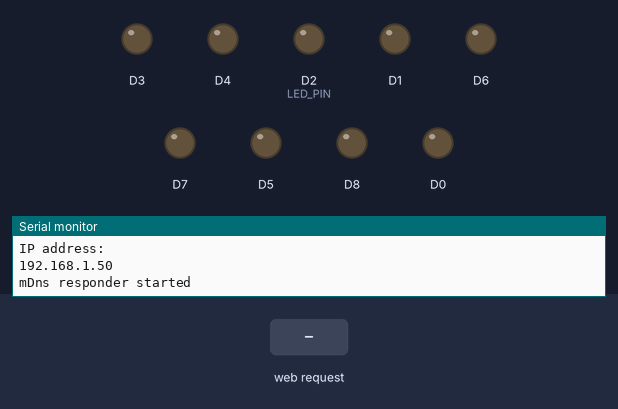
The sketch below on a simulated ESP8266 (NodeMCU). Parts: output pins drawn as LEDs (lit = HIGH), the last lines printed to the serial monitor. The inputs (shaded band) are chosen by the test bench. WiFi joins after 1.5 s; servers stay silent unless stated.

Above: at 7.7 s.
7.8 s: HTTP request GET /led0/1 received
At 8.2 s:
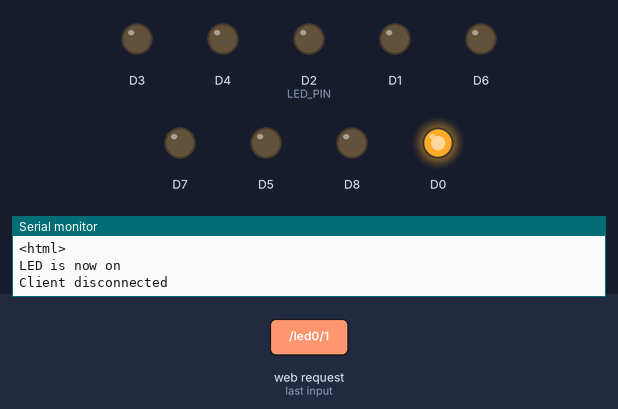
9.3 s: HTTP request GET /led1/1 received
At 10.4 s:
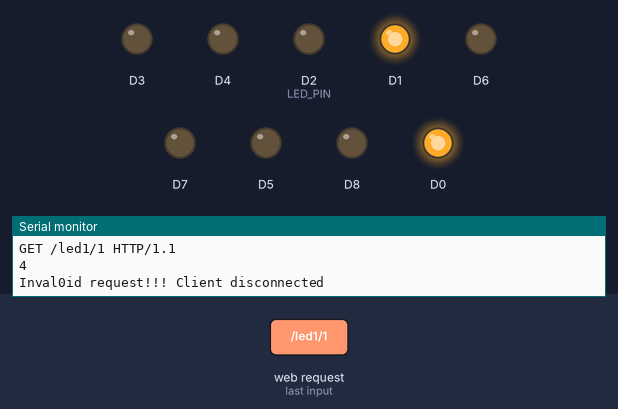
10.8 s: HTTP request GET /led0/0 received
At 11.6 s:
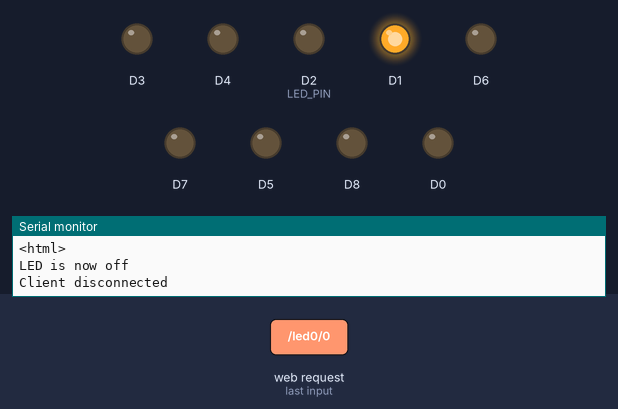
12.3 s: HTTP request GET /led2/1 received
At 12.7 s:
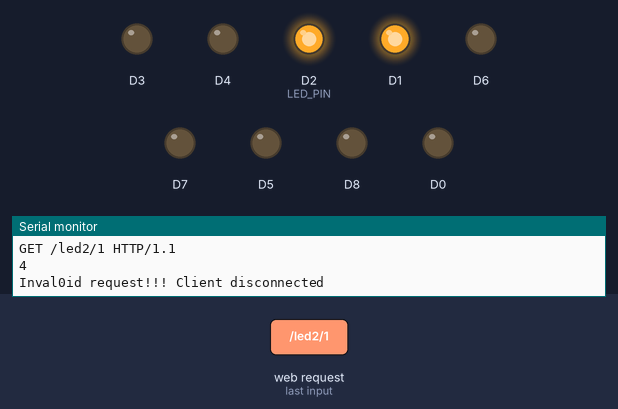
13.8 s: HTTP request GET /led3/1 received
At 15.0 s:
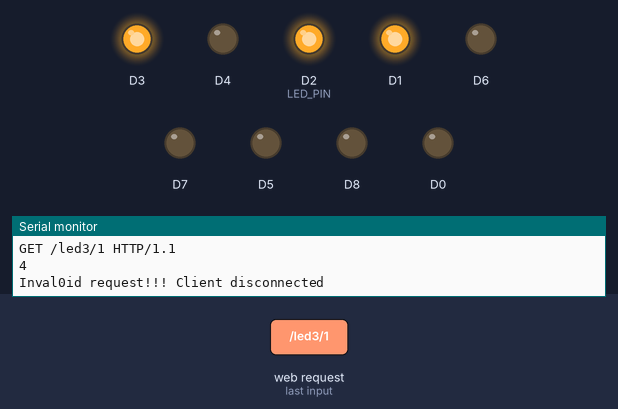
15.3 s: HTTP request GET /led1/0 received
At 16.2 s:
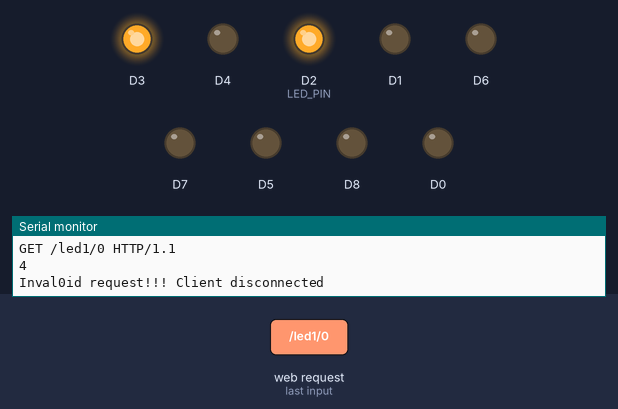
Timing chart, 0 to 17.8 s (numbered marks = the images above; inputs shaded):
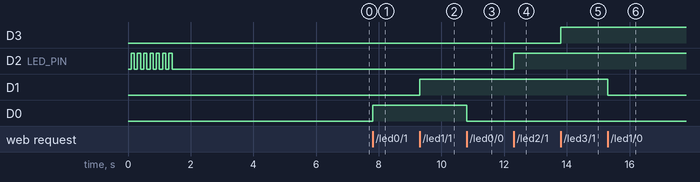

Measured:
- after the input at 7.8 s, D0: LOW → HIGH at once
- after the input at 9.3 s, D1: LOW → HIGH at once
- after the input at 10.8 s, D0: HIGH → LOW at once
- after the input at 12.3 s, D2 (LED_PIN): LOW → HIGH at once
- after the input at 13.8 s, D3: LOW → HIGH at once
- after the input at 15.3 s, D1: HIGH → LOW at once

The sketch:

ESP8266LEDcontrolOnly3.ino
```cpp
#include <Arduino.h>
#include<ESP8266WiFi.h>
#include<ESP8266mDNS.h>
#include <ESP8266HTTPClient.h>
#include <ESP8266WiFiMulti.h>
ESP8266WiFiMulti WiFiMulti;
//WiFi Definitions
const char WiFiSSID[] = "es";
const char WiFiPSK[] = "asdfghjkl";

//pin definition


const int LED_PIN = D2; //D2
const int ANALOG_PIN = A0;
const int DIGITAL_PIN = D2;

WiFiServer server(80);

String IPaddress;
int lightval0=0;
String light;

void connectWiFi()
{
  byte ledStatus = LOW;
  Serial.println();
  Serial.println("Connecting to: " +String(WiFiSSID));
  // Set WiFi mode to station (as opposed to ap or ap_sta)
  WiFi.mode(WIFI_STA);

  //WIFI.begin([ssid],[passkey]) initiates a WIFI connection to the stated
  //[ssid], using the [passkey] as a WPA, WPA2, or WEP passphrase.
  WiFi.begin(WiFiSSID,WiFiPSK);

  //USE the wifi.status() function to check if esp connected to wifi
  while(WiFi.status() != WL_CONNECTED)
  {
    //Blink led
    digitalWrite(LED_PIN,ledStatus);// blink
    ledStatus = (ledStatus == HIGH)? LOW : HIGH;
    //Delay esp to perform critical tasks
    //defined outside the sketch. setup, maintaining, a wifi
    delay(100);
    //Potentially infinite loops are generally dangerous.
    //add delays -- allowing the processor to perform other tasks
    //wherever possible
  }
  Serial.println("Wifi connected");
  Serial.println("IP address: ");
  Serial.println(WiFi.localIP());
  digitalWrite(LED_PIN,LOW);
  delay(4000);
}

void setupMDNS()
{
  //call mdns.begin(<domian> to set up mdns to point to
  // <domain>.local
  if(!MDNS.begin("thing"))
  {
    Serial.println("Error setting up MDNS responder!");
    while(1)
    {
      delay(1000);
    }
  }
  Serial.println("mDns responder started");
}

void  initHardWare()
{
  Serial.begin(115200);
  //pinMode(D0,INPUT_PULLUP);
  pinMode(D0,OUTPUT);
  digitalWrite(D0,LOW);
  pinMode(D1,OUTPUT);
  digitalWrite(D1,LOW);
  pinMode(D2,OUTPUT);
  digitalWrite(D2,LOW);
  pinMode(D3,OUTPUT);
  digitalWrite(D3,LOW);
  pinMode(D4,OUTPUT);
  digitalWrite(D4,LOW);
  pinMode(D5,OUTPUT);
  digitalWrite(D5,LOW);
  pinMode(D6,OUTPUT);
  digitalWrite(D6,LOW);
  pinMode(D7,OUTPUT);
  digitalWrite(D7,LOW);
  pinMode(D8,OUTPUT);
  digitalWrite(D8,LOW);

  //Dont need to set analog_pin as input

}

String ipToString(){
  String  MyIp;
  MyIp =  String(WiFi.localIP()[0]) + "." + String(WiFi.localIP()[1]) + "." + String(WiFi.localIP()[2]) + "." + String(WiFi.localIP()[3]);
  return MyIp;
}
//- See more at: http://www.esp8266.com/viewtopic.php?p=25466#sthash.r0CdIeR0.dpuf


void setup() {
  initHardWare();
  connectWiFi();
  server.begin();
  setupMDNS();
  delay(1000);
}

void loop() {

  //light= String(analogRead(ANALOG_PIN));
  //Serial.print("light : ");
  //Serial.println(light);
  //delay(50);

  //Check if a client has connected
  WiFiClient client = server.available();
  if (!client)
  {
    return;
  }

  //Read the first line of the request
  String req = client.readStringUntil('\r');
  Serial.println(req);
  client.flush();

  //Match the request
  int val0 = -1; //we'll use val0 to keep track of both read/set and val0ue if set
  int val1 = -1; //we'll use val0 to keep track of both read/set and val0ue if set
  int val2 = -1; //we'll use val0 to keep track of both read/set and val0ue if set

  int val3 = -1; //we'll use val0 to keep track of both read/set and val0ue if set
  int val4 = -1; //we'll use val0 to keep track of both read/set and val0ue if set
  int val5 = -1; //we'll use val0 to keep track of both read/set and val0ue if set

  int val6 = -1; //we'll use val0 to keep track of both read/set and val0ue if set
  int val7 = -1; //we'll use val0 to keep track of both read/set and val0ue if set
  int val8 = -1; //we'll use val0 to keep track of both read/set and val0ue if set

  if (req.indexOf("/led0/0")!=-1)
  {
    val0 =0; //led off
    Serial.println(req.indexOf("/led0/0"));
  }
  else if(req.indexOf("/led0/1")!=-1)
  {
    val0 =1; //led on
    Serial.println(req.indexOf("/led0/1"));
  }

  else if (req.indexOf("/led1/0")!=-1)
  {
    val1 =0; //led off
    Serial.println(req.indexOf("/led1/0"));
  }
  else if(req.indexOf("/led1/1")!=-1)
  {
    val1 =1; //led on
    Serial.println(req.indexOf("/led1/1"));
  }

  else if (req.indexOf("/led2/0")!=-1)
  {
    val2 =0; //led off
    Serial.println(req.indexOf("/led2/0"));
  }
  else if(req.indexOf("/led2/1")!=-1)
  {
    val2 =1; //led on
    Serial.println(req.indexOf("/led2/1"));
  }
  else if (req.indexOf("/led3/0")!=-1)
  {
    val3 =0; //led off
    Serial.println(req.indexOf("/led3/0"));
  }
  else if(req.indexOf("/led3/1")!=-1)
  {
    val3 =1; //led on
    Serial.println(req.indexOf("/led3/1"));
  }

  else if (req.indexOf("/led4/0")!=-1)
  {
    val4 =0; //led off
    Serial.println(req.indexOf("/led4/0"));
  }
  else if(req.indexOf("/led4/1")!=-1)
  {
    val4 =1; //led on
    Serial.println(req.indexOf("/led4/1"));
  }
  else if (req.indexOf("/led5/0")!=-1)
  {
    val5 =0; //led off
    Serial.println(req.indexOf("/led5/0"));
  }
  else if(req.indexOf("/led5/1")!=-1)
  {
    val5 =1; //led on
    Serial.println(req.indexOf("/led5/1"));
  }

  else if (req.indexOf("/led6/0")!=-1)
  {
    val6 =0; //led off
    Serial.println(req.indexOf("/led6/0"));
  }
  else if(req.indexOf("/led6/1")!=-1)
  {
    val6 =1; //led on
    Serial.println(req.indexOf("/led6/1"));
  }
  else if (req.indexOf("/led7/0")!=-1)
  {
    val7 =0; //led off
    Serial.println(req.indexOf("/led7/0"));
  }
  else if(req.indexOf("/led7/1")!=-1)
  {
    val7 =1; //led on
    Serial.println(req.indexOf("/led7/1"));
  }

  else if (req.indexOf("/led8/0")!=-1)
  {
    val8 =0; //led off
    Serial.println(req.indexOf("/led8/0"));
  }
  else if(req.indexOf("/led8/1")!=-1)
  {
    val8 =1; //led on
    Serial.println(req.indexOf("/led8/1"));
  }
  else if(req.indexOf("/read")!=-1)
  {
    val0 =-2;//will print pin reads
    lightval0=analogRead(ANALOG_PIN);
  }
  //Otherwise request will be inval0id. we'll say as much in html
  else if(req.indexOf("/ip")!=-1)
  {
     val0 = -3; //will print ip address
     Serial.println("IP address: ");
     Serial.println(ipToString());
  }
  else if(req.indexOf("/allon")!=-1)
  {
     val0 = -4; //will print ip address
     Serial.println("All LED ON ");
     val0=1;
     val1=1;
     val2=1;
     val3=1;
     val4=1;
     val5=1;
     val6=1;
     val7=1;
     val8=1;

  }
    else if(req.indexOf("/alloff")!=-1)
  {
     val0 = -5; //will print ip address
     Serial.println("All LED OFF ");
     val0=0;
     val1=0;
     val2=0;
     val3=0;
     val4=0;
     val5=0;
     val6=0;
     val7=0;
     val8=0;

  }
  //Set GPIO5 according to the request
  if(val0>=0)
  {
    digitalWrite(D0,val0);
  }
   if(val1>=0)
  {
    digitalWrite(D1,val1);
  }
   if(val2>=0)
  {
    digitalWrite(D2,val2);
  }
  if(val3>=0)
  {
    digitalWrite(D3,val3);
  }
   if(val4>=0)
  {
    digitalWrite(D4,val4);
  }
   if(val5>=0)
  {
    digitalWrite(D5,val5);
  }
  if(val6>=0)
  {
    digitalWrite(D6,val6);
  }
   if(val7>=0)
  {
    digitalWrite(D7,val7);
  }
   if(val8>=0)
  {
    digitalWrite(D8,val8);
  }
  client.flush();

  // Prepare the response. Start with the common header
  String s = "HTTP/1.1 200 OK\r\n";
  s += "Content-Type: text/html\r\n\r\n";
  s += "<!DOCTYPE HTML>\r\n<html>\r\n";
  // If we're setting the LED, print out a message saying we did
  if(val0 >=0)
  {
    s += "LED is now ";
    s +=(val0)?"on":"off";
    Serial.println(s);
  }
  else if(val0 == -2)
  {
    //If we're reading pins, print out those val0ues;
    //s += "Analog Pin = ";
    s += String(analogRead(ANALOG_PIN));
    //s += "<br>";
    //s += "Digital Pin 12 = ";
    //s += String(digitalRead(DIGITAL_PIN));
    //s += "<br>";
    //s += "IP Address = ";
    //s += ipToString();
    //s += "<br>";
   //  s += "Light val0ue = ";
   // s += String(lightval0);
   // s += "<br>";

    Serial.println("Reading val0ues");
    Serial.print("LED status : ");
    Serial.println(digitalRead(DIGITAL_PIN));


  }
  else if(val0 == -3)
  {
    //s += "IP Address = ";
    s += ipToString();
    //s += "<br>";

    Serial.print("IP address : ");
    Serial.println(ipToString());

  }
  else if(val0 == -4)
  {
    //s += "IP Address = ";
    s += "LED ALL ON";
    //s += "<br>";

    Serial.print("LED ALL ON ");
    Serial.println(ipToString());

  }
  else if(val0 == -5)
  {
    //s += "IP Address = ";
    s += "LED ALL OFF";
    //s += "<br>";

    Serial.print("LED ALL OFF ");
    Serial.println(ipToString());

  }
  else
  {
    s +=req;
    s +="\n\n";
    s +="Inval0id Request.<br> Try /led/1 or /led/0 or /read.";

    Serial.print("Inval0id request!!! ");
  }

  s+="</html\n";

  //Send the response to the client
  client.print(s);
  delay(1);
  Serial.println("Client disconnected");
  // the client will actually be disconnected
  //when the function returns and client object is destroyed
}
```
